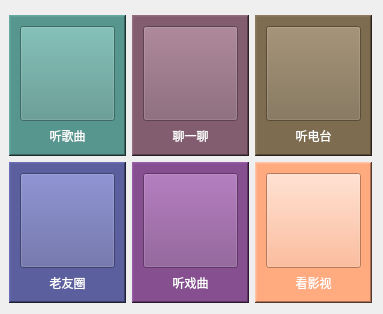
          <widget class="QWidget" name="page">
           <layout class="QGridLayout" name="gridLayout_42">
            <property name="leftMargin">
             <number>9</number>
            </property>
            <property name="topMargin">
             <number>15</number>
            </property>
            <item row="0" column="0">
             <widget class="ElevatedCardWidget" name="ElevatedCardWidget_11">
              <layout class="QGridLayout" name="gridLayout_3">
               <property name="leftMargin">
                <number>0</number>
               </property>
               <property name="topMargin">
                <number>0</number>
               </property>
               <property name="rightMargin">
                <number>0</number>
               </property>
               <property name="bottomMargin">
                <number>0</number>
               </property>
               <item row="0" column="0">
                <widget class="QFrame" name="frame_13">
                 <property name="minimumSize">
                  <size>
                   <width>110</width>
                   <height>110</height>
                  </size>
                 </property>
                 <property name="styleSheet">
                  <string notr="true">background-color: rgb(87, 150, 142);</string>
                 </property>
                 <property name="frameShape">
                  <enum>QFrame::WinPanel</enum>
                 </property>
                 <property name="frameShadow">
                  <enum>QFrame::Raised</enum>
                 </property>
                 <layout class="QGridLayout" name="gridLayout_12">
                  <item row="1" column="0">
                   <widget class="SubtitleLabel" name="SubtitleLabel_12">
                    <property name="styleSheet">
                     <string notr="true">color: rgb(255, 255, 255);</string>
                    </property>
                    <property name="text">
                     <string>听歌曲</string>
                    </property>
                    <property name="alignment">
                     <set>Qt::AlignCenter</set>
                    </property>
                   </widget>
                  </item>
                  <item row="0" column="0">
                   <widget class="QPushButton" name="music_player_pushButton">
                    <property name="minimumSize">
                     <size>
                      <width>95</width>
                      <height>95</height>
                     </size>
                    </property>
                    <property name="maximumSize">
                     <size>
                      <width>500</width>
                      <height>500</height>
                     </size>
                    </property>
                    <property name="font">
                     <font>
                      <pointsize>12</pointsize>
                     </font>
                    </property>
                    <property name="cursor">
                     <cursorShape>PointingHandCursor</cursorShape>
                    </property>
                    <property name="toolTip">
                     <string>&lt;html&gt;&lt;head/&gt;&lt;body&gt;&lt;p&gt;可以进行音乐播放&lt;/p&gt;&lt;/body&gt;&lt;/html&gt;</string>
                    </property>
                    <property name="styleSheet">
                     <string notr="true"/>
                    </property>
                    <property name="text">
                     <string/>
                    </property>
                   </widget>
                  </item>
                 </layout>
                </widget>
               </item>
              </layout>
             </widget>
            </item>
            <item row="0" column="1">
             <widget class="ElevatedCardWidget" name="ElevatedCardWidget_12">
              <layout class="QGridLayout" name="gridLayout_37">
               <property name="leftMargin">
                <number>0</number>
               </property>
               <property name="topMargin">
                <number>0</number>
               </property>
               <property name="rightMargin">
                <number>0</number>
               </property>
               <property name="bottomMargin">
                <number>0</number>
               </property>
               <item row="0" column="0">
                <widget class="QFrame" name="frame_12">
                 <property name="minimumSize">
                  <size>
                   <width>110</width>
                   <height>110</height>
                  </size>
                 </property>
                 <property name="styleSheet">
                  <string notr="true">background-color: rgb(130, 93, 111);</string>
                 </property>
                 <property name="frameShape">
                  <enum>QFrame::WinPanel</enum>
                 </property>
                 <property name="frameShadow">
                  <enum>QFrame::Raised</enum>
                 </property>
                 <layout class="QGridLayout" name="gridLayout_16">
                  <item row="0" column="0">
                   <widget class="QPushButton" name="music_player_pushButton_2">
                    <property name="minimumSize">
                     <size>
                      <width>95</width>
                      <height>95</height>
                     </size>
                    </property>
                    <property name="maximumSize">
                     <size>
                      <width>500</width>
                      <height>500</height>
                     </size>
                    </property>
                    <property name="font">
                     <font>
                      <pointsize>12</pointsize>
                     </font>
                    </property>
                    <property name="cursor">
                     <cursorShape>PointingHandCursor</cursorShape>
                    </property>
                    <property name="toolTip">
                     <string>&lt;html&gt;&lt;head/&gt;&lt;body&gt;&lt;p&gt;可以进行音乐播放&lt;/p&gt;&lt;/body&gt;&lt;/html&gt;</string>
                    </property>
                    <property name="styleSheet">
                     <string notr="true"/>
                    </property>
                    <property name="text">
                     <string/>
                    </property>
                   </widget>
                  </item>
                  <item row="1" column="0">
                   <widget class="SubtitleLabel" name="SubtitleLabel_11">
                    <property name="styleSheet">
                     <string notr="true">color: rgb(255, 255, 255);</string>
                    </property>
                    <property name="text">
                     <string>聊一聊</string>
                    </property>
                    <property name="alignment">
                     <set>Qt::AlignCenter</set>
                    </property>
                   </widget>
                  </item>
                 </layout>
                </widget>
               </item>
              </layout>
             </widget>
            </item>
            <item row="0" column="2">
             <widget class="ElevatedCardWidget" name="ElevatedCardWidget_13">
              <layout class="QGridLayout" name="gridLayout_38">
               <property name="leftMargin">
                <number>0</number>
               </property>
               <property name="topMargin">
                <number>0</number>
               </property>
               <property name="rightMargin">
                <number>0</number>
               </property>
               <property name="bottomMargin">
                <number>0</number>
               </property>
               <item row="0" column="0">
                <widget class="QFrame" name="frame_17">
                 <property name="minimumSize">
                  <size>
                   <width>110</width>
                   <height>110</height>
                  </size>
                 </property>
                 <property name="styleSheet">
                  <string notr="true">background-color: rgb(125, 108, 80);</string>
                 </property>
                 <property name="frameShape">
                  <enum>QFrame::WinPanel</enum>
                 </property>
                 <property name="frameShadow">
                  <enum>QFrame::Raised</enum>
                 </property>
                 <layout class="QGridLayout" name="gridLayout_21">
                  <item row="1" column="0">
                   <widget class="SubtitleLabel" name="SubtitleLabel_16">
                    <property name="styleSheet">
                     <string notr="true">color: rgb(255, 255, 255);</string>
                    </property>
                    <property name="text">
                     <string>听电台</string>
                    </property>
                    <property name="alignment">
                     <set>Qt::AlignCenter</set>
                    </property>
                   </widget>
                  </item>
                  <item row="0" column="0">
                   <widget class="QPushButton" name="music_player_pushButton_3">
                    <property name="minimumSize">
                     <size>
                      <width>95</width>
                      <height>95</height>
                     </size>
                    </property>
                    <property name="maximumSize">
                     <size>
                      <width>500</width>
                      <height>500</height>
                     </size>
                    </property>
                    <property name="font">
                     <font>
                      <pointsize>12</pointsize>
                     </font>
                    </property>
                    <property name="cursor">
                     <cursorShape>PointingHandCursor</cursorShape>
                    </property>
                    <property name="toolTip">
                     <string>&lt;html&gt;&lt;head/&gt;&lt;body&gt;&lt;p&gt;可以进行音乐播放&lt;/p&gt;&lt;/body&gt;&lt;/html&gt;</string>
                    </property>
                    <property name="styleSheet">
                     <string notr="true"/>
                    </property>
                    <property name="text">
                     <string/>
                    </property>
                   </widget>
                  </item>
                 </layout>
                </widget>
               </item>
              </layout>
             </widget>
            </item>
            <item row="1" column="0">
             <widget class="ElevatedCardWidget" name="ElevatedCardWidget_14">
              <layout class="QGridLayout" name="gridLayout_39">
               <property name="leftMargin">
                <number>0</number>
               </property>
               <property name="topMargin">
                <number>0</number>
               </property>
               <property name="rightMargin">
                <number>0</number>
               </property>
               <property name="bottomMargin">
                <number>0</number>
               </property>
               <item row="0" column="0">
                <widget class="QFrame" name="frame_10">
                 <property name="minimumSize">
                  <size>
                   <width>110</width>
                   <height>110</height>
                  </size>
                 </property>
                 <property name="styleSheet">
                  <string notr="true">background-color: rgb(91, 95, 158);</string>
                 </property>
                 <property name="frameShape">
                  <enum>QFrame::WinPanel</enum>
                 </property>
                 <property name="frameShadow">
                  <enum>QFrame::Raised</enum>
                 </property>
                 <layout class="QGridLayout" name="gridLayout_9">
                  <item row="0" column="0">
                   <widget class="QPushButton" name="music_player_pushButton_5">
                    <property name="minimumSize">
                     <size>
                      <width>95</width>
                      <height>95</height>
                     </size>
                    </property>
                    <property name="maximumSize">
                     <size>
                      <width>500</width>
                      <height>500</height>
                     </size>
                    </property>
                    <property name="font">
                     <font>
                      <pointsize>12</pointsize>
                     </font>
                    </property>
                    <property name="cursor">
                     <cursorShape>PointingHandCursor</cursorShape>
                    </property>
                    <property name="toolTip">
                     <string>&lt;html&gt;&lt;head/&gt;&lt;body&gt;&lt;p&gt;可以进行音乐播放&lt;/p&gt;&lt;/body&gt;&lt;/html&gt;</string>
                    </property>
                    <property name="styleSheet">
                     <string notr="true"/>
                    </property>
                    <property name="text">
                     <string/>
                    </property>
                   </widget>
                  </item>
                  <item row="1" column="0">
                   <widget class="SubtitleLabel" name="SubtitleLabel_6">
                    <property name="styleSheet">
                     <string notr="true">color: rgb(255, 255, 255);</string>
                    </property>
                    <property name="text">
                     <string>老友圈</string>
                    </property>
                    <property name="alignment">
                     <set>Qt::AlignCenter</set>
                    </property>
                   </widget>
                  </item>
                 </layout>
                </widget>
               </item>
              </layout>
             </widget>
            </item>
            <item row="1" column="1">
             <widget class="ElevatedCardWidget" name="ElevatedCardWidget_15">
              <layout class="QGridLayout" name="gridLayout_40">
               <property name="leftMargin">
                <number>0</number>
               </property>
               <property name="topMargin">
                <number>0</number>
               </property>
               <property name="rightMargin">
                <number>0</number>
               </property>
               <property name="bottomMargin">
                <number>0</number>
               </property>
               <item row="0" column="0">
                <widget class="QFrame" name="frame_11">
                 <property name="minimumSize">
                  <size>
                   <width>110</width>
                   <height>110</height>
                  </size>
                 </property>
                 <property name="styleSheet">
                  <string notr="true">background-color: rgb(134, 79, 144);</string>
                 </property>
                 <property name="frameShape">
                  <enum>QFrame::WinPanel</enum>
                 </property>
                 <property name="frameShadow">
                  <enum>QFrame::Raised</enum>
                 </property>
                 <layout class="QGridLayout" name="gridLayout_15">
                  <item row="1" column="0">
                   <widget class="SubtitleLabel" name="SubtitleLabel_8">
                    <property name="styleSheet">
                     <string notr="true">color: rgb(255, 255, 255);</string>
                    </property>
                    <property name="text">
                     <string>听戏曲</string>
                    </property>
                    <property name="alignment">
                     <set>Qt::AlignCenter</set>
                    </property>
                   </widget>
                  </item>
                  <item row="0" column="0">
                   <widget class="QPushButton" name="music_player_pushButton_6">
                    <property name="minimumSize">
                     <size>
                      <width>95</width>
                      <height>95</height>
                     </size>
                    </property>
                    <property name="maximumSize">
                     <size>
                      <width>500</width>
                      <height>500</height>
                     </size>
                    </property>
                    <property name="font">
                     <font>
                      <pointsize>12</pointsize>
                     </font>
                    </property>
                    <property name="cursor">
                     <cursorShape>PointingHandCursor</cursorShape>
                    </property>
                    <property name="toolTip">
                     <string>&lt;html&gt;&lt;head/&gt;&lt;body&gt;&lt;p&gt;可以进行音乐播放&lt;/p&gt;&lt;/body&gt;&lt;/html&gt;</string>
                    </property>
                    <property name="styleSheet">
                     <string notr="true"/>
                    </property>
                    <property name="text">
                     <string/>
                    </property>
                   </widget>
                  </item>
                 </layout>
                </widget>
               </item>
              </layout>
             </widget>
            </item>
            <item row="1" column="2">
             <widget class="ElevatedCardWidget" name="ElevatedCardWidget_16">
              <layout class="QGridLayout" name="gridLayout_41">
               <property name="leftMargin">
                <number>0</number>
               </property>
               <property name="topMargin">
                <number>0</number>
               </property>
               <property name="rightMargin">
                <number>0</number>
               </property>
               <property name="bottomMargin">
                <number>0</number>
               </property>
               <item row="0" column="0">
                <widget class="QFrame" name="frame_18">
                 <property name="minimumSize">
                  <size>
                   <width>110</width>
                   <height>110</height>
                  </size>
                 </property>
                 <property name="styleSheet">
                  <string notr="true">background-color: rgb(255, 170, 127);</string>
                 </property>
                 <property name="frameShape">
                  <enum>QFrame::WinPanel</enum>
                 </property>
                 <property name="frameShadow">
                  <enum>QFrame::Raised</enum>
                 </property>
                 <layout class="QGridLayout" name="gridLayout_22">
                  <item row="1" column="0">
                   <widget class="SubtitleLabel" name="SubtitleLabel_17">
                    <property name="styleSheet">
                     <string notr="true">color: rgb(255, 255, 255);</string>
                    </property>
                    <property name="text">
                     <string>看影视</string>
                    </property>
                    <property name="alignment">
                     <set>Qt::AlignCenter</set>
                    </property>
                   </widget>
                  </item>
                  <item row="0" column="0">
                   <widget class="QPushButton" name="telephonecall_pushButton">
                    <property name="minimumSize">
                     <size>
                      <width>95</width>
                      <height>95</height>
                     </size>
                    </property>
                    <property name="maximumSize">
                     <size>
                      <width>500</width>
                      <height>500</height>
                     </size>
                    </property>
                    <property name="font">
                     <font>
                      <pointsize>12</pointsize>
                     </font>
                    </property>
                    <property name="cursor">
                     <cursorShape>PointingHandCursor</cursorShape>
                    </property>
                    <property name="toolTip">
                     <string>&lt;html&gt;&lt;head/&gt;&lt;body&gt;&lt;p&gt;可以进行消息、音视频聊天&lt;/p&gt;&lt;/body&gt;&lt;/html&gt;</string>
                    </property>
                    <property name="styleSheet">
                     <string notr="true"/>
                    </property>
                    <property name="text">
                     <string/>
                    </property>
                   </widget>
                  </item>
                 </layout>
                </widget>
               </item>
              </layout>
             </widget>
            </item>
           </layout>
          </widget>
